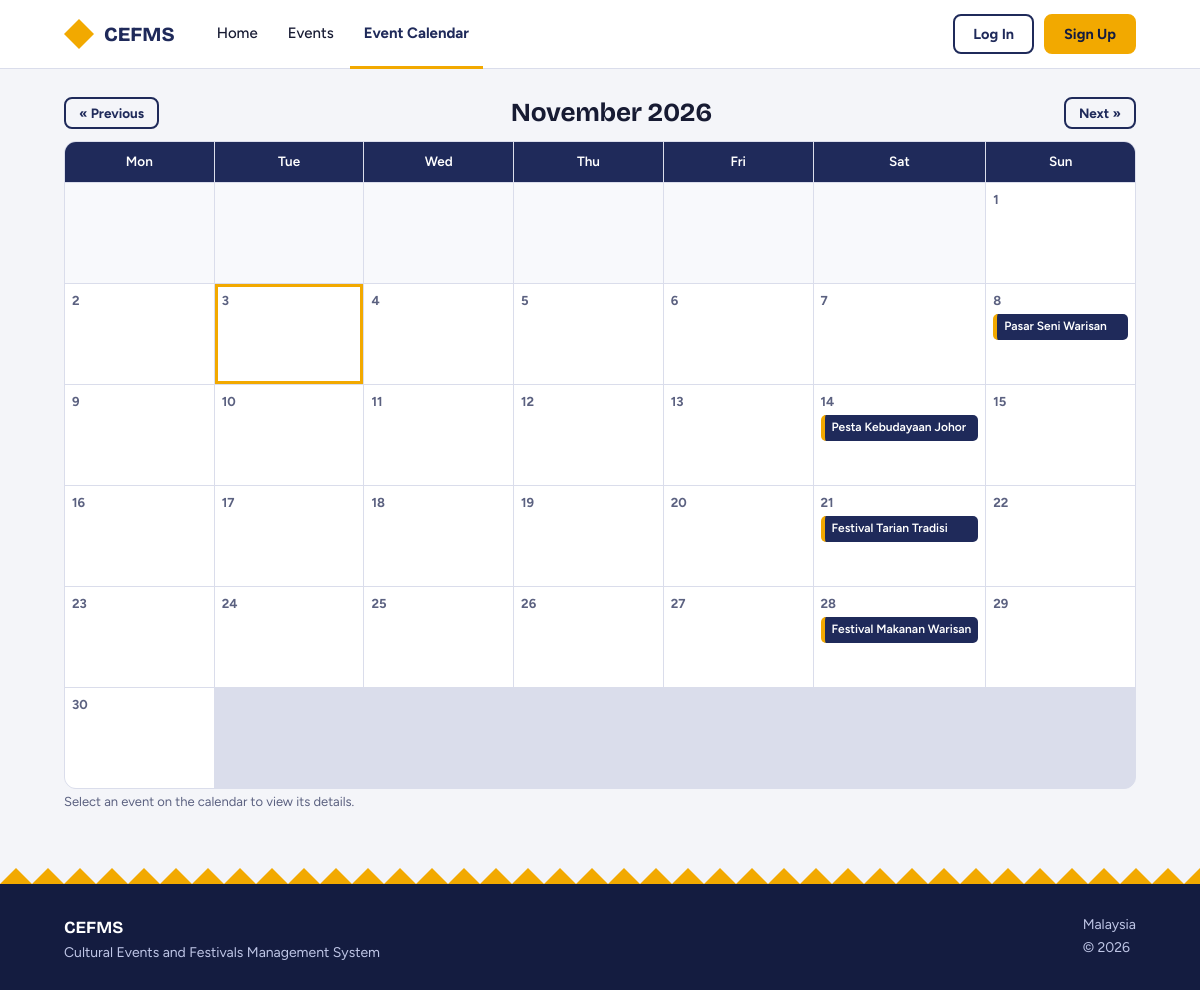
/calendar.php, run on the app's committed database.
### tables this page shows
CREATE TABLE `schedule` (
  `scheduleId` int(11) NOT NULL AUTO_INCREMENT,
  `eventId` int(11) NOT NULL,
  `venue` varchar(120) NOT NULL,
  `startDateTime` datetime NOT NULL,
  `endDateTime` datetime NOT NULL,
  `status` enum('Scheduled','Rescheduled','Cancelled') NOT NULL DEFAULT 'Scheduled',
  PRIMARY KEY (`scheduleId`),
  KEY `fk_sched_event` (`eventId`),
  KEY `idx_sched_venue` (`venue`,`startDateTime`,`endDateTime`),
  CONSTRAINT `fk_sched_event` FOREIGN KEY (`eventId`) REFERENCES `event` (`eventId`) ON DELETE CASCADE,
  CONSTRAINT `chk_time` CHECK (`endDateTime` > `startDateTime`)
);

CREATE TABLE `event` (
  `eventId` int(11) NOT NULL AUTO_INCREMENT,
  `organizerId` int(11) NOT NULL,
  `title` varchar(150) NOT NULL,
  `description` text NOT NULL,
  `category` enum('Music','Dance','Craft','Food','Religious','Multi-cultural') NOT NULL,
  `ticketPrice` decimal(8,2) NOT NULL,
  `totalSeats` int(11) NOT NULL,
  `availableSeats` int(11) NOT NULL,
  `status` enum('Pending','Published','Cancelled','Completed') NOT NULL DEFAULT 'Pending',
  `archived` tinyint(1) NOT NULL DEFAULT 0,
  `createdDate` datetime NOT NULL DEFAULT current_timestamp(),
  PRIMARY KEY (`eventId`),
  KEY `fk_event_org` (`organizerId`),
  CONSTRAINT `fk_event_org` FOREIGN KEY (`organizerId`) REFERENCES `user` (`userId`),
  CONSTRAINT `chk_seats` CHECK (`availableSeats` >= 0 and `availableSeats` <= `totalSeats`),
  CONSTRAINT `chk_price` CHECK (`ticketPrice` >= 0)
);

### includes/helpers.php (called while the page is built, shortened)
<?php
function e($v): string { return htmlspecialchars((string)$v, ENT_QUOTES, 'UTF-8'); }

### includes/bootstrap.php (called while the page is built, shortened)
<?php
function cfg(string $key): string {
    static $c = null;
    if ($c === null) {
        $c = [
            'host' => getenv('CEFMS_DB_HOST') ?: '127.0.0.1',
            'port' => getenv('CEFMS_DB_PORT') ?: '3306',
            'name' => getenv('CEFMS_DB_NAME') ?: 'cefms',
            'user' => getenv('CEFMS_DB_USER') ?: 'root',
            'pass' => getenv('CEFMS_DB_PASS') !== false ? getenv('CEFMS_DB_PASS') : '',
        ];
    }
    return $c[$key];
}
function db(): PDO {
    static $pdo = null;
    if ($pdo === null) {
        $dsn = sprintf('mysql:host=%s;port=%s;dbname=%s;charset=utf8mb4', cfg('host'), cfg('port'), cfg('name'));
        $pdo = new PDO($dsn, cfg('user'), cfg('pass'), [
            PDO::ATTR_ERRMODE            => PDO::ERRMODE_EXCEPTION,
            PDO::ATTR_DEFAULT_FETCH_MODE => PDO::FETCH_ASSOC,
            PDO::ATTR_EMULATE_PREPARES   => false,
        ]);
    }
    return $pdo;
}
require_once __DIR__ . '/helpers.php';
require_once __DIR__ . '/layout.php';

### public/calendar.php (the view, shortened to what this page needs)
<?php
require __DIR__ . '/../includes/bootstrap.php';
$month = date('Y-m');
$firstDay    = strtotime($month . '-01');
$daysInMonth = (int)date('t', $firstDay);
$prevMonth   = date('Y-m', strtotime('-1 month', $firstDay));
$nextMonth   = date('Y-m', strtotime('+1 month', $firstDay));
$monthStart  = date('Y-m-01 00:00:00', $firstDay);
$monthEnd    = date('Y-m-01 00:00:00', strtotime('+1 month', $firstDay));
$sql = "SELECT e.eventId, e.title, s.startDateTime
        FROM event e
        JOIN schedule s ON s.eventId = e.eventId
        WHERE e.status = 'Published'
          AND s.status <> 'Cancelled'
          AND s.startDateTime >= ?
          AND s.startDateTime < ?
        ORDER BY s.startDateTime";
$stmt = db()->prepare($sql);
$stmt->execute([$monthStart, $monthEnd]);
$events = $stmt->fetchAll();
$eventsByDay = [];
foreach ($events as $event) {
    $dayNumber = (int)date('j', strtotime($event['startDateTime']));
    $eventsByDay[$dayNumber][] = $event;
}
$emptyBoxes = (int)date('N', $firstDay) - 1;
?>
<div class="cal-nav">
  <a class="btn ghost sm" href="?m=<?= $prevMonth ?>">&laquo; Previous</a>
  <h2 style="margin:0"><?= e(date('F Y', $firstDay)) ?></h2>
  <a class="btn ghost sm" href="?m=<?= $nextMonth ?>">Next &raquo;</a>
</div>
<div class="cal" role="grid" aria-label="Event calendar">
  <?php foreach (['Mon', 'Tue', 'Wed', 'Thu', 'Fri', 'Sat', 'Sun'] as $dayName) { ?>
    <div class="h"><?= $dayName ?></div>
  <?php } ?>
  <?php for ($i = 0; $i < $emptyBoxes; $i++) { ?>
    <div class="d off"></div>
  <?php } ?>
  <?php for ($day = 1; $day <= $daysInMonth; $day++) {
      $thisDate = $month . '-' . sprintf('%02d', $day);
      $class = 'd';
      if ($thisDate === date('Y-m-d')) {
          $class = 'd today';
      }
  ?>
    <div class="<?= $class ?>">
      <div class="n"><?= $day ?></div>
      <?php if (isset($eventsByDay[$day])) { ?>
        <?php foreach ($eventsByDay[$day] as $event) { ?>
          <a class="ce" href="/event.php?id=<?= (int)$event['eventId'] ?>" title="<?= e($event['title']) ?>"><?= e($event['title']) ?></a>
        <?php } ?>
      <?php } ?>
    </div>
  <?php } ?>
</div>
<p class="hint">Select an event on the calendar to view its details.</p>

### public/assets/public.css (style rules this page uses)
:root { --indigo:#1F2A5A;--indigo-d:#141C40;--indigo-l:#E8EAF4;--saffron:#F2A900;--saffron-d:#D99500;--saffron-l:#FFF0C7; --pandan:#2A7F6F;--pandan-l:#DFF1EC;--rose:#B3364A;--rose-l:#FBE6E9;--amber-l:#FFF0C7;--amber:#7A5200; --paper:#F4F5F9;--ink:#171B33;--muted:#5B6180;--line:#DADDEB; --head:"Bricolage Grotesque",Georgia,serif;--body:Figtree,"Segoe UI",Arial,sans-serif; }
* { box-sizing:border-box }
body { margin:0;font-family:var(--body);font-size:16px;background:var(--paper);color:var(--ink);line-height:1.6 }
a { color:var(--indigo) }
h1,h2,h3 { font-family:var(--head);letter-spacing:-.01em;line-height:1.15 }
.btn { display:inline-block;border:2px solid var(--indigo);border-radius:8px;padding:9px 18px;font:700 14.5px var(--body);cursor:pointer;text-decoration:none;background:var(--indigo);color:#fff;transition:background .15s,color .15s }
.btn.ghost { background:transparent;color:var(--indigo) }
.btn.sm { padding:6px 13px;font-size:13.5px }
h2 { font-size:26px;margin:44px 0 16px;font-weight:700 }
.hint { font-size:13px;color:var(--muted);margin-top:3px }
.cal-nav { display:flex;align-items:center;justify-content:space-between;margin:28px 0 12px }
.cal-nav h2 { margin:0 }
.cal { display:grid;grid-template-columns:repeat(7,1fr);gap:1px;background:var(--line);border:1px solid var(--line);border-radius:12px;overflow:hidden }
.cal .h { background:var(--indigo);color:#fff;padding:9px;font-size:13.5px;font-weight:600;text-align:center }
.cal .d { background:#fff;min-height:100px;padding:7px;font-size:13px }
.cal .d.off { background:#F8F9FC }
.cal .d.today { box-shadow:inset 0 0 0 3px var(--saffron) }
.cal .d .n { font-weight:700;margin-bottom:3px;color:var(--muted) }
.cal a.ce { display:block;background:var(--indigo);color:#fff;text-decoration:none;border-radius:5px;padding:3px 7px;margin-top:3px;font-size:12px;font-weight:600;white-space:nowrap;overflow:hidden;text-overflow:ellipsis;border-left:4px solid var(--saffron) }

### data on the page
schedule: eventId.title "Pasar Seni Warisan"
schedule: eventId.title "Pesta Kebudayaan Johor"
schedule: eventId.title "Festival Tarian Tradisi"
schedule: eventId.title "Festival Makanan Warisan"

### other printed values
$link[1] "Home"
$link[1] "Events"
$link[1] "Event Calendar"
date('F Y', $firstDay) "November 2026"
$dayName "Mon"
$dayName "Tue"
$dayName "Wed"
$dayName "Thu"
$dayName "Fri"
$dayName "Sat"
$dayName "Sun"
